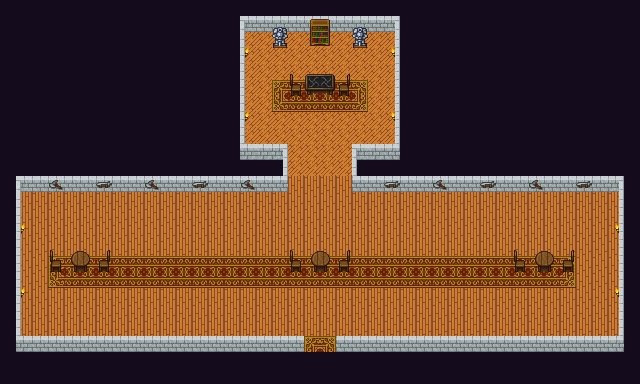

Below is a game level as drawn by its tile map, then a one-line description and the .tmx that defines it (tile-layer data replaced by summaries):
An orthogonal 40x24 tile map with 16x16 px tiles, 3 tile layers (Ground Layer, Mid Layer, Top Layer), 3 tilesets and 2 objects (Exit, Spawn Point).

<map version="1.2" tiledversion="1.2.2" orientation="orthogonal" renderorder="right-down" width="40" height="24" tilewidth="16" tileheight="16" infinite="0" nextlayerid="10" nextobjectid="7">
 <tileset firstgid="1" name="statics" tilewidth="16" tileheight="16" tilecount="680" columns="20">
  <image source="statics.png" width="320" height="544" />
 </tileset>
 <tileset firstgid="681" name="basics" tilewidth="16" tileheight="16" tilecount="120" columns="8">
  <image source="basics.png" width="128" height="240" />
 </tileset>
 <tileset firstgid="801" name="indoor" tilewidth="16" tileheight="16" tilecount="77" columns="7">
  <image source="indoor.png" width="112" height="191" />
  <tile id="14">
   <properties>
    <property name="collide" type="bool" value="true" />
   </properties>
  </tile>
  <tile id="15">
   <properties>
    <property name="collide" type="bool" value="true" />
   </properties>
  </tile>
  <tile id="16">
   <properties>
    <property name="collide" type="bool" value="true" />
   </properties>
  </tile>
  <tile id="17">
   <properties>
    <property name="collide" type="bool" value="true" />
   </properties>
  </tile>
  <tile id="18">
   <properties>
    <property name="collide" type="bool" value="true" />
   </properties>
  </tile>
  <tile id="19">
   <properties>
    <property name="collide" type="bool" value="true" />
   </properties>
  </tile>
  <tile id="21">
   <properties>
    <property name="collide" type="bool" value="true" />
   </properties>
  </tile>
  <tile id="22">
   <properties>
    <property name="collide" type="bool" value="true" />
   </properties>
  </tile>
  <tile id="23">
   <properties>
    <property name="collide" type="bool" value="true" />
   </properties>
  </tile>
  <tile id="24">
   <properties>
    <property name="collide" type="bool" value="true" />
   </properties>
  </tile>
  <tile id="25">
   <properties>
    <property name="collide" type="bool" value="true" />
   </properties>
  </tile>
  <tile id="26">
   <properties>
    <property name="collide" type="bool" value="true" />
   </properties>
  </tile>
  <tile id="28">
   <properties>
    <property name="collide" type="bool" value="true" />
   </properties>
  </tile>
  <tile id="29">
   <properties>
    <property name="collide" type="bool" value="true" />
   </properties>
  </tile>
  <tile id="30">
   <properties>
    <property name="collide" type="bool" value="true" />
   </properties>
  </tile>
  <tile id="31">
   <properties>
    <property name="collide" type="bool" value="true" />
   </properties>
  </tile>
  <tile id="32">
   <properties>
    <property name="collide" type="bool" value="true" />
   </properties>
  </tile>
  <tile id="33">
   <properties>
    <property name="collide" type="bool" value="true" />
   </properties>
  </tile>
  <tile id="35">
   <properties>
    <property name="collide" type="bool" value="true" />
   </properties>
  </tile>
  <tile id="36">
   <properties>
    <property name="collide" type="bool" value="true" />
   </properties>
  </tile>
  <tile id="37">
   <properties>
    <property name="collide" type="bool" value="true" />
   </properties>
  </tile>
  <tile id="38">
   <properties>
    <property name="collide" type="bool" value="true" />
   </properties>
  </tile>
  <tile id="39">
   <properties>
    <property name="collide" type="bool" value="true" />
   </properties>
  </tile>
  <tile id="40">
   <properties>
    <property name="collide" type="bool" value="true" />
   </properties>
  </tile>
  <tile id="42">
   <properties>
    <property name="collide" type="bool" value="true" />
   </properties>
  </tile>
  <tile id="43">
   <properties>
    <property name="collide" type="bool" value="true" />
   </properties>
  </tile>
  <tile id="44">
   <properties>
    <property name="collide" type="bool" value="true" />
   </properties>
  </tile>
  <tile id="45">
   <properties>
    <property name="collide" type="bool" value="true" />
   </properties>
  </tile>
  <tile id="46">
   <properties>
    <property name="collide" type="bool" value="true" />
   </properties>
  </tile>
  <tile id="47">
   <properties>
    <property name="collide" type="bool" value="true" />
   </properties>
  </tile>
  <tile id="51">
   <properties>
    <property name="collide" type="bool" value="true" />
   </properties>
  </tile>
  <tile id="52">
   <properties>
    <property name="collide" type="bool" value="true" />
   </properties>
  </tile>
  <tile id="53">
   <properties>
    <property name="collide" type="bool" value="true" />
   </properties>
  </tile>
  <tile id="54">
   <properties>
    <property name="collide" type="bool" value="true" />
   </properties>
  </tile>
  <tile id="55">
   <properties>
    <property name="collide" type="bool" value="true" />
   </properties>
  </tile>
  <tile id="61">
   <properties>
    <property name="collide" type="bool" value="true" />
   </properties>
  </tile>
  <tile id="62">
   <properties>
    <property name="collide" type="bool" value="true" />
   </properties>
  </tile>
 </tileset>
 <layer id="6" name="Ground Layer" width="40" height="24">
  <data>[960 cells, 960 non-empty, 9 distinct tile ids]</data>
 </layer>
 <layer id="7" name="Mid Layer" width="40" height="24">
  <data>[960 cells, 140 non-empty, 17 distinct tile ids]</data>
 </layer>
 <layer id="8" name="Top Layer" width="40" height="24">
  <data>[960 cells, 38 non-empty, 13 distinct tile ids]</data>
 </layer>
 <objectgroup id="9" name="Objects">
  <object id="1" name="Exit" x="303.992" y="352.326" width="30.9003" height="11.5981" />
  <object id="6" name="Spawn Point" x="318.775" y="320.229">
   <point />
  </object>
 </objectgroup>
</map>
